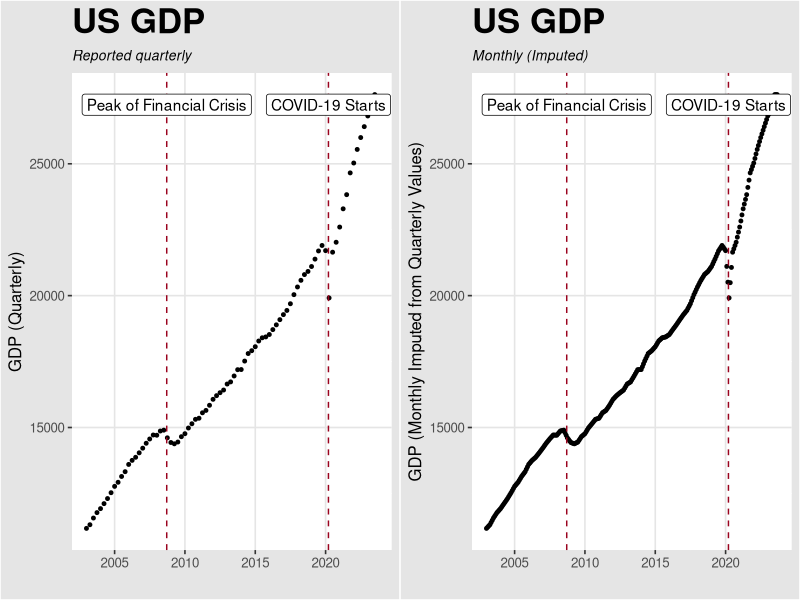

This figure's R source:
library(tidyverse)
library(gridExtra)
library(ggthemes)

data <- read.csv("./data/cleaned/visualizationData.csv")
data$DATE <- as.Date(data$DATE)

palette <- c("#5F0F40",
             "#9A031E",
             "#FB8B24",
             "#E36414",
             "#0F4C5C")

#Visualize GDP imputation
p1 <- data %>%
  ggplot(aes(x=DATE, y=GDP.x)) +
  geom_point(cex = 1) + 
  geom_vline(xintercept = as.Date("2020-03-15"),
             linetype = 2, linewidth = 0.50, color = palette[2]) +
  geom_vline(xintercept = as.Date("2008-09-15"),
             linetype = 2, linewidth = 0.50, color = palette[2]) + 
  annotate(x = ymd("2020-03-15"), y = +Inf, label = "COVID-19 Starts", vjust = 2, geom = "label") +
  annotate(x = ymd("2008-09-15"), y = +Inf, label = "Peak of Financial Crisis", vjust = 2, geom = "label") +
  labs(x = "", y = "GDP (Quarterly)",
       title = "US GDP", 
       subtitle = "Reported quarterly") + 
  ggthemes::theme_igray() +
  theme(plot.title = element_text(face = "bold", size = 25, hjust = 0),
        plot.subtitle = element_text(face = "italic", size = 10, hjust = 0))

#Graph GDP and color in imputed data -- looks like it did pretty good!
p2 <- data %>%
  ggplot(aes(x=DATE, y=imputeGDP)) +
  geom_point(cex = 1) + 
  geom_vline(xintercept = as.Date("2020-03-15"),
             linetype = 2, linewidth = 0.50, color = palette[2]) +
  geom_vline(xintercept = as.Date("2008-09-15"),
             linetype = 2, linewidth = 0.50, color = palette[2]) + 
  annotate(x = ymd("2020-03-15"), y = +Inf, label = "COVID-19 Starts", vjust = 2, geom = "label") +
  annotate(x = ymd("2008-09-15"), y = +Inf, label = "Peak of Financial Crisis", vjust = 2, geom = "label") +
  labs(x = "", y = "GDP (Monthly Imputed from Quarterly Values)",
       title = "US GDP", 
       subtitle = "Monthly (Imputed)") + 
  ggthemes::theme_igray() +
  theme(plot.title = element_text(face = "bold", size = 25, hjust = 0),
        plot.subtitle = element_text(face = "italic", size = 10, hjust = 0))

p3 <- grid.arrange(p1, p2, nrow = 1)

#Save to assets to directory


